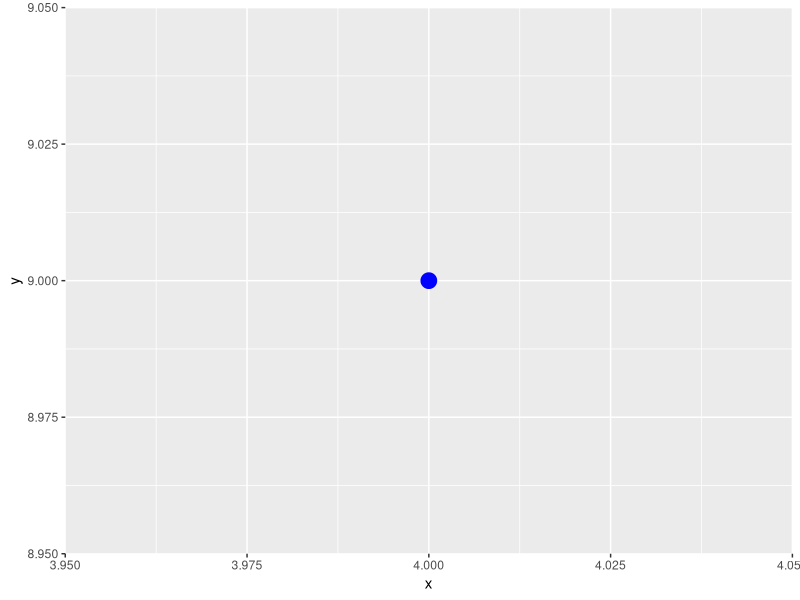
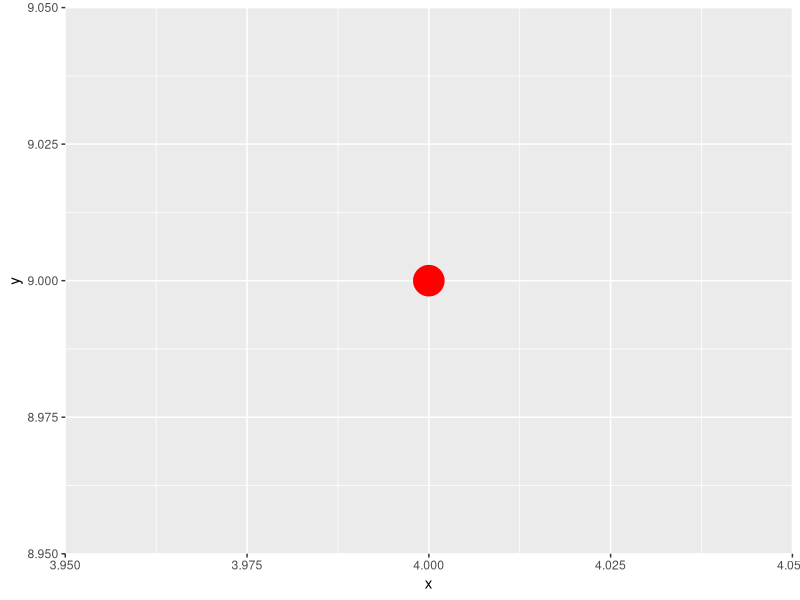
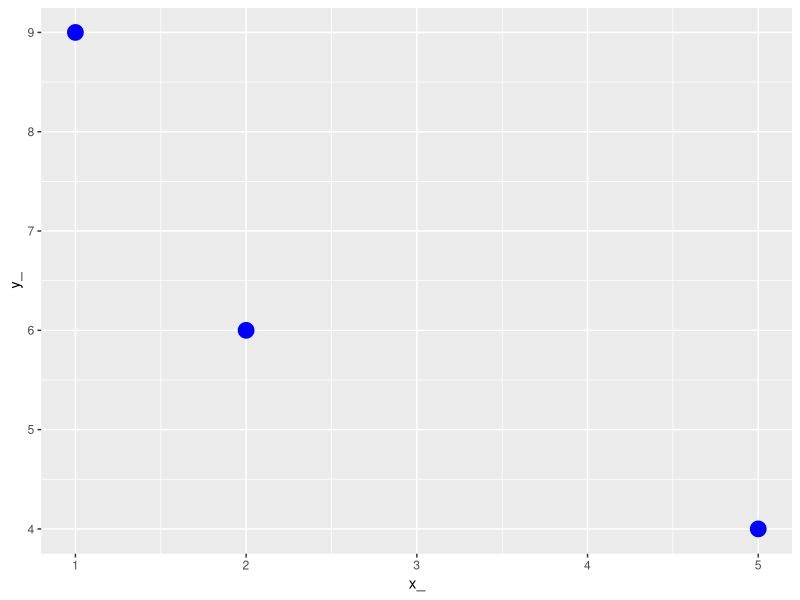
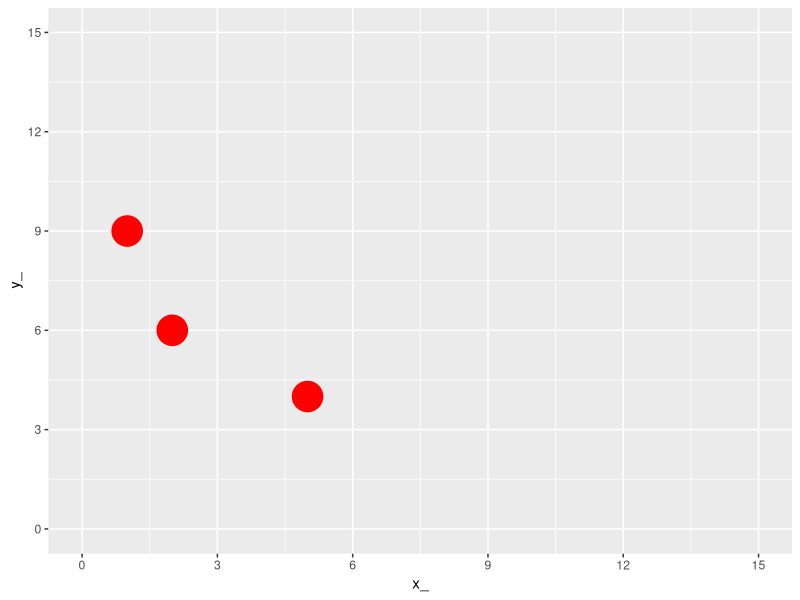
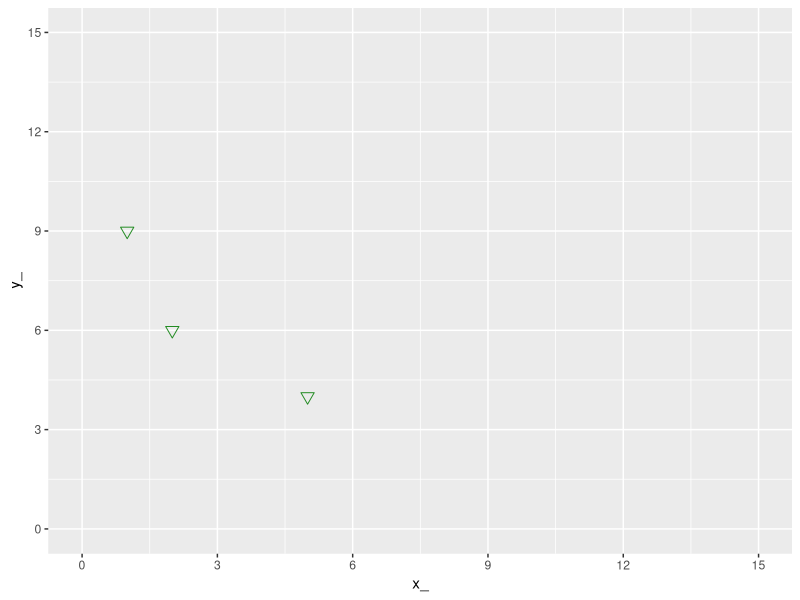
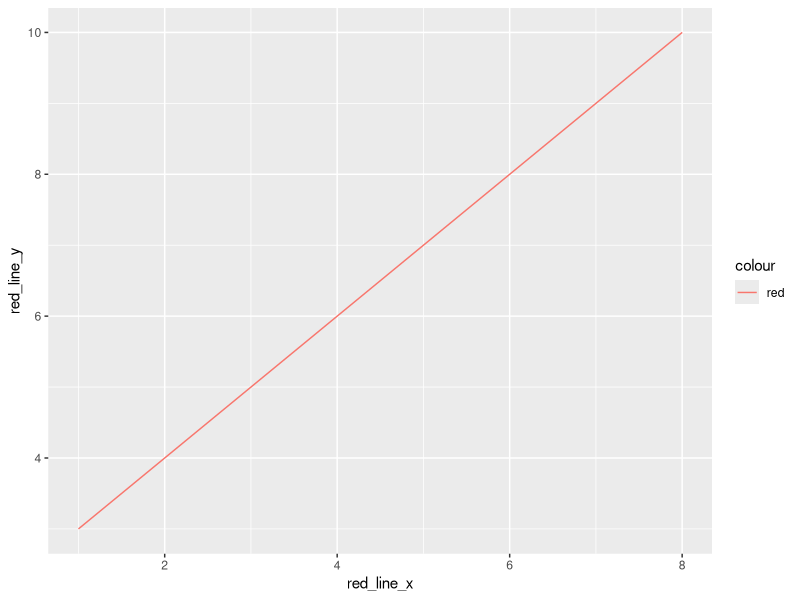
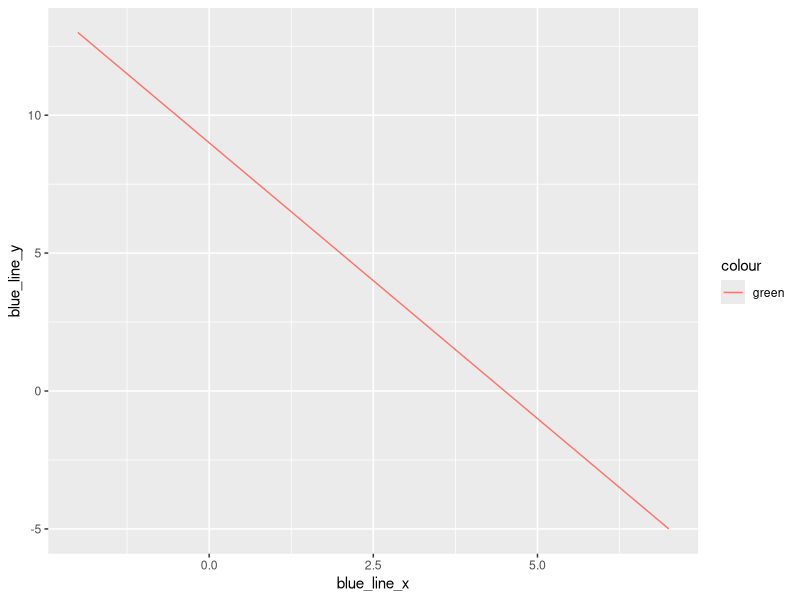

The R script that drew these images, in order:
## ---- chunk 1
knitr::opts_chunk$set(echo = TRUE)
## ---- chunk 2
library(ggplot2)
## ---- chunk 3
x <- 4
y <- 9
dat <- data.frame(x, y)
dat
#
# 
ggplot()+geom_point(data = dat, aes(x=x, y=y), size=5, color="blue")
ggplot()+geom_point(data = dat, aes(x=x, y=y), size=10, color="red")
## ---- chunk 4
x_ <- c(2,5,1)
y_ <- c(6,4,9)
data_ <- data.frame(x_, y_)
data_
ggplot()+geom_point(data = data_, aes(x=x_, y=y_), size=5, color="blue")
## ---- chunk 5
ggplot() + geom_point(data = data_, aes(x=x_, y=y_), size=10, color="red") +
	scale_x_continuous(limits = c(0,15), breaks = seq(0,15,3)) + 
	scale_y_continuous(limits = c(0,15), breaks = seq(0,15,3))
## ---- chunk 6
ggplot() + geom_point(data = data_, aes(x=x_, y=y_), size=3, color="forestgreen", shape=25) +
	scale_x_continuous(limits = c(0,15), breaks = seq(0,15,3)) + 
	scale_y_continuous(limits = c(0,15), breaks = seq(0,15,3))
## ---- chunk 7
# Coordinates to form the line
red_line_x <- c(1, 8)
red_line_y <- c(3, 10)

blue_line_x <- c(-2, 7)
blue_line_y <- c(13, -5)
# Data frames
data_red_line <- data.frame(red_line_x, red_line_y)
data_blue_line <- data.frame(red_line_x, red_line_y)

ggplot() + geom_line(data=data_red_line, aes(x=red_line_x, y=red_line_y, color="red"))
ggplot() + geom_line(data=data_blue_line, aes(x=blue_line_x, y=blue_line_y, color="green"))
## ---- chunk 8
x <- c(0,10)
# First function
y = 3*x + 1
dat_func <- data.frame(x, y)
dat_func
# Second function
y <- -5 *x - 7
dat_func2 <- data.frame(x, y)
dat_func2
# Third Function
y <- 0.5 *x - 0.73
dat_func3 <- data.frame(x, y)
dat_func3
